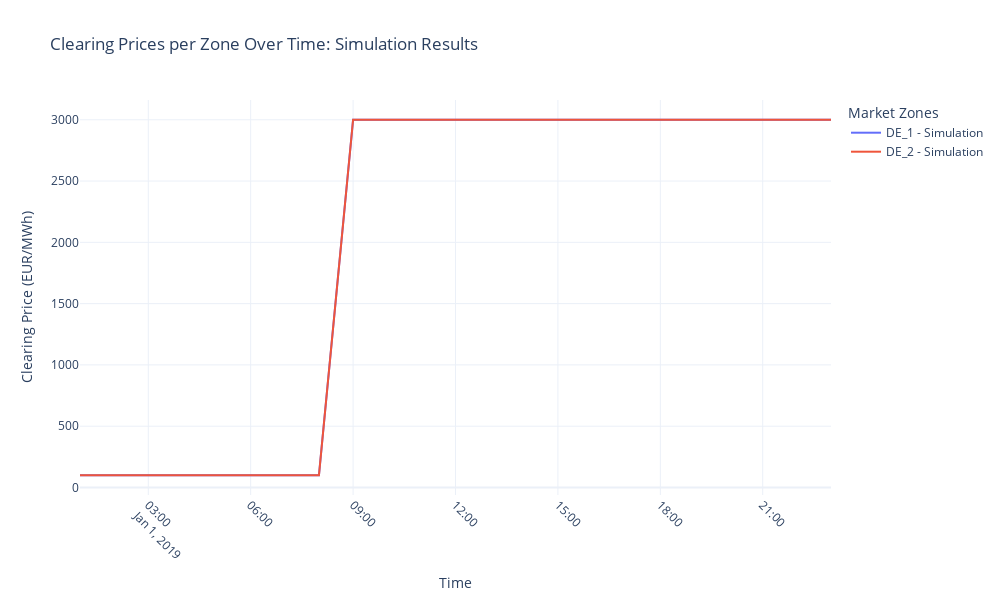

Notebook code cell kept with this figure:
### Markdown cell above
**Compare the results**

We use the same code described in the market zone tutorial to generate the plotly curve displaying the market price.

### Code cell
# @ title make makret price plotly figure


# Define the path to the simulation output
output_dir = "outputs/tutorial_08_zonal_case"
market_meta_path = os.path.join(output_dir, "market_meta.csv")

# Load the market_meta.csv file
market_meta = pd.read_csv(market_meta_path, index_col="time", parse_dates=True)
# drop the first column
market_meta = market_meta.drop(columns=market_meta.columns[0])


# Extract unique zones
zones = market_meta["node"].unique()

# Initialize an empty DataFrame to store clearing prices per zone and time
clearing_prices_df = pd.DataFrame()

# Populate the DataFrame with clearing prices for each zone
for zone in zones:
    zone_data = market_meta[market_meta["node"] == zone][["price"]]
    zone_data = zone_data.rename(columns={"price": f"{zone}_price"})
    clearing_prices_df = (
        pd.merge(
            clearing_prices_df,
            zone_data,
            left_index=True,
            right_index=True,
            how="outer",
        )
        if not clearing_prices_df.empty
        else zone_data
    )

# Sort the DataFrame by time
clearing_prices_df = clearing_prices_df.sort_index()


# Initialize the Plotly figure
fig = go.Figure()

# Iterate over each zone to plot clearing prices
for zone in zones:
    fig.add_trace(
        go.Scatter(
            x=clearing_prices_df.index,
            y=clearing_prices_df[f"{zone}_price"],
            mode="lines",
            name=f"{zone} - Simulation",
            line=dict(width=2),
        )
    )

# Update layout for better aesthetics and interactivity
fig.update_layout(
    title="Clearing Prices per Zone Over Time: Simulation Results",
    xaxis_title="Time",
    yaxis_title="Clearing Price (EUR/MWh)",
    legend_title="Market Zones",
    xaxis=dict(
        tickangle=45,
        type="date",  # Ensure the x-axis is treated as dates
    ),
    hovermode="x unified",  # Unified hover for better comparison
    template="plotly_white",  # Clean white background
    width=1000,
    height=600,
)

# Display the interactive plot
fig.show()

### Figure 1 — Plotly figure (JSON) as saved in the notebook; plotly's stock layout.template omitted (floating-point values rounded to 4 significant figures)
{"data": [{"line": {"width": 2}, "mode": "lines", "name": "DE_1 - Simulation", "type": "scatter", "x": ["2019-01-01T01:00:00", "2019-01-01T02:00:00", "2019-01-01T03:00:00", "2019-01-01T04:00:00", "2019-01-01T05:00:00", "2019-01-01T06:00:00", "2019-01-01T07:00:00", "2019-01-01T08:00:00", "2019-01-01T09:00:00", "2019-01-01T10:00:00", "2019-01-01T11:00:00", "2019-01-01T12:00:00", "2019-01-01T13:00:00", "2019-01-01T14:00:00", "2019-01-01T15:00:00", "2019-01-01T16:00:00", "2019-01-01T17:00:00", "2019-01-01T18:00:00", "2019-01-01T19:00:00", "2019-01-01T20:00:00", "2019-01-01T21:00:00", "2019-01-01T22:00:00", "2019-01-01T23:00:00"], "y": [99.71, 99.72, 99.72, 99.72, 99.72, 99.72, 99.72, 99.72, 3000, 3000, 3000, 3000, 3000, 3000, 3000, 3000, 3000, 3000, 3000, 3000, 3000, 3000, 3000]}, {"line": {"width": 2}, "mode": "lines", "name": "DE_2 - Simulation", "type": "scatter", "x": ["2019-01-01T01:00:00", "2019-01-01T02:00:00", "2019-01-01T03:00:00", "2019-01-01T04:00:00", "2019-01-01T05:00:00", "2019-01-01T06:00:00", "2019-01-01T07:00:00", "2019-01-01T08:00:00", "2019-01-01T09:00:00", "2019-01-01T10:00:00", "2019-01-01T11:00:00", "2019-01-01T12:00:00", "2019-01-01T13:00:00", "2019-01-01T14:00:00", "2019-01-01T15:00:00", "2019-01-01T16:00:00", "2019-01-01T17:00:00", "2019-01-01T18:00:00", "2019-01-01T19:00:00", "2019-01-01T20:00:00", "2019-01-01T21:00:00", "2019-01-01T22:00:00", "2019-01-01T23:00:00"], "y": [99.71, 99.72, 99.72, 99.72, 99.72, 99.72, 99.72, 99.72, 3000, 3000, 3000, 3000, 3000, 3000, 3000, 3000, 3000, 3000, 3000, 3000, 3000, 3000, 3000]}], "layout": {"height": 600, "hovermode": "x unified", "legend": {"title": {"text": "Market Zones"}}, "title": {"text": "Clearing Prices per Zone Over Time: Simulation Results"}, "width": 1000, "xaxis": {"tickangle": 45, "title": {"text": "Time"}, "type": "date"}, "yaxis": {"title": {"text": "Clearing Price (EUR/MWh)"}}}}
